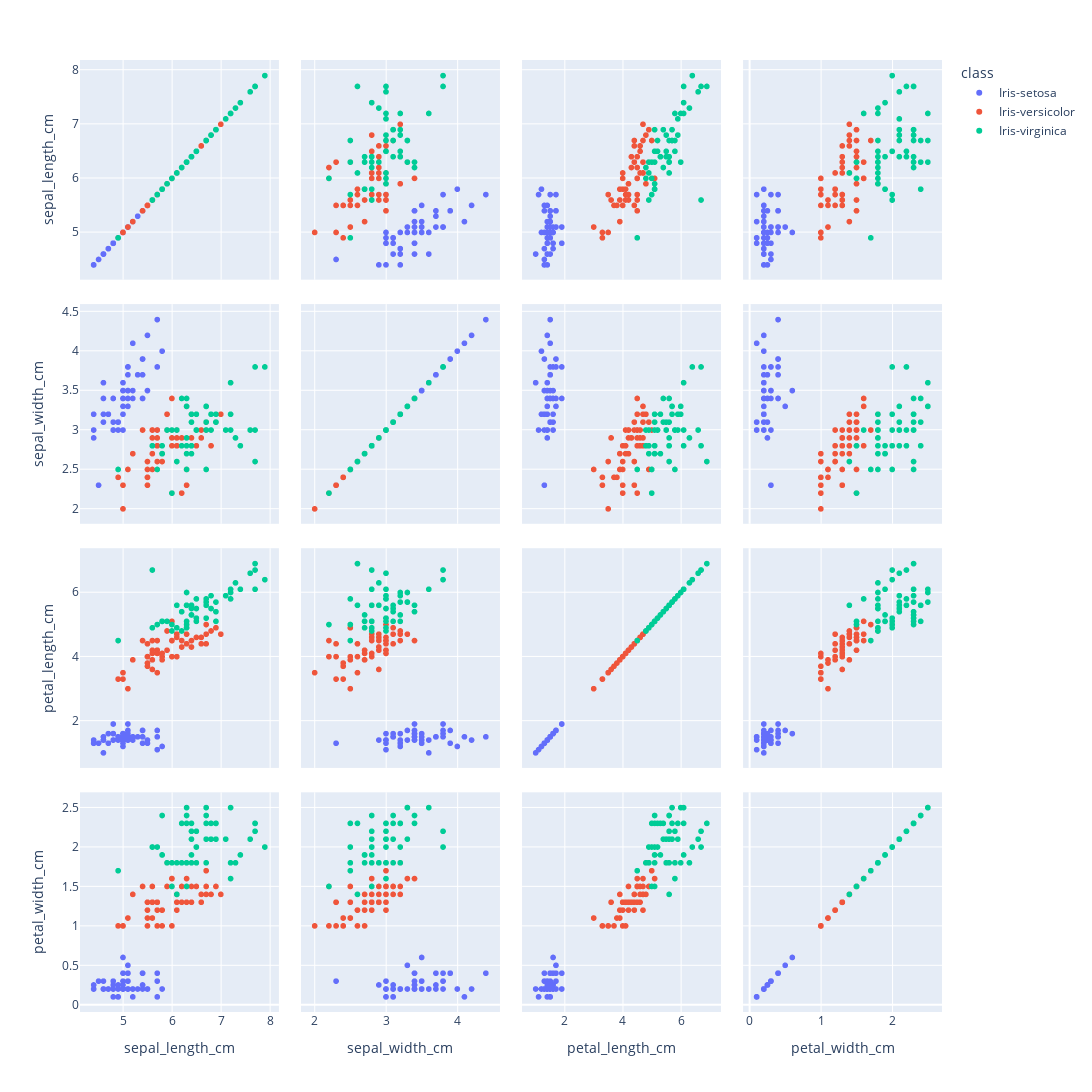

Notebook cell for this chart:
### Code cell
fig = px.scatter_matrix(df, dimensions=['sepal_length_cm', 'sepal_width_cm', 'petal_length_cm', 'petal_width_cm'], color='class', width=width_plot, height=height_plot)

fig.show()

### Figure 1 — Plotly figure (JSON) as saved in the notebook; plotly's stock layout.template omitted (floating-point values rounded to 4 significant figures)
{"data": [{"dimensions": [{"axis": {"matches": true}, "label": "sepal_length_cm", "values": [5.1, 4.9, 4.7, 4.6, 5, 5.4, 4.6, 5, 4.4, 4.9, 5.4, 4.8, 4.8, 5.7, 5.8, 5.7, 5.4, 5.1, 5.7, 5.1, 5.4, 5.1, 4.6, 5.1, 4.8, 5, 5, 5.2, 5.2, 4.7, 4.8, 5.4, 5.2, 5.5, 4.9, 5, 5.5, 4.9, 4.4, 5.1, 5, 4.5, 4.4, 5, 5.1, 4.8, 5.1, 4.6, 5.3, 5]}, {"axis": {"matches": true}, "label": "sepal_width_cm", "values": [3.5, 3, 3.2, 3.1, 3.6, 3.9, 3.4, 3.4, 2.9, 3.1, 3.7, 3.4, 3, 3, 4, 4.4, 3.9, 3.5, 3.8, 3.8, 3.4, 3.7, 3.6, 3.3, 3.4, 3, 3.4, 3.5, 3.4, 3.2, 3.1, 3.4, 4.1, 4.2, 3.1, 3.2, 3.5, 3.1, 3, 3.4, 3.5, 2.3, 3.2, 3.5, 3.8, 3, 3.8, 3.2, 3.7, 3.3]}, {"axis": {"matches": true}, "label": "petal_length_cm", "values": [1.4, 1.4, 1.3, 1.5, 1.4, 1.7, 1.4, 1.5, 1.4, 1.5, 1.5, 1.6, 1.4, 1.1, 1.2, 1.5, 1.3, 1.4, 1.7, 1.5, 1.7, 1.5, 1, 1.7, 1.9, 1.6, 1.6, 1.5, 1.4, 1.6, 1.6, 1.5, 1.5, 1.4, 1.5, 1.2, 1.3, 1.5, 1.3, 1.5, 1.3, 1.3, 1.3, 1.6, 1.9, 1.4, 1.6, 1.4, 1.5, 1.4]}, {"axis": {"matches": true}, "label": "petal_width_cm", "values": [0.2, 0.2, 0.2, 0.2, 0.2, 0.4, 0.3, 0.2511, 0.2511, 0.2511, 0.2511, 0.2511, 0.1, 0.1, 0.2, 0.4, 0.4, 0.3, 0.3, 0.3, 0.2, 0.4, 0.2, 0.5, 0.2, 0.2, 0.4, 0.2, 0.2, 0.2, 0.2, 0.4, 0.1, 0.2, 0.1, 0.2, 0.2, 0.1, 0.2, 0.2, 0.3, 0.3, 0.2, 0.6, 0.4, 0.3, 0.2, 0.2, 0.2, 0.2]}], "hovertemplate": "class=Iris-setosa<br>%{xaxis.title.text}=%{x}<br>%{yaxis.title.text}=%{y}<extra></extra>", "legendgroup": "Iris-setosa", "marker": {"color": "#636efa", "symbol": "circle"}, "name": "Iris-setosa", "showlegend": true, "type": "splom"}, {"dimensions": [{"axis": {"matches": true}, "label": "sepal_length_cm", "values": [7, 6.4, 6.9, 5.5, 6.5, 5.7, 6.3, 4.9, 6.6, 5.2, 5, 5.9, 6, 6.1, 5.6, 6.7, 5.6, 5.8, 6.2, 5.6, 5.9, 6.1, 6.3, 6.1, 6.4, 6.6, 6.8, 6.7, 6, 5.7, 5.5, 5.5, 5.8, 6, 5.4, 6, 6.7, 6.3, 5.6, 5.5, 5.5, 6.1, 5.8, 5, 5.6, 5.7, 5.7, 6.2, 5.1, 5.7]}, {"axis": {"matches": true}, "label": "sepal_width_cm", "values": [3.2, 3.2, 3.1, 2.3, 2.8, 2.8, 3.3, 2.4, 2.9, 2.7, 2, 3, 2.2, 2.9, 2.9, 3.1, 3, 2.7, 2.2, 2.5, 3.2, 2.8, 2.5, 2.8, 2.9, 3, 2.8, 3, 2.9, 2.6, 2.4, 2.4, 2.7, 2.8, 3, 3.4, 3.1, 2.3, 3, 2.5, 2.6, 3, 2.6, 2.3, 2.7, 3, 2.9, 2.9, 2.5, 2.8]}, {"axis": {"matches": true}, "label": "petal_length_cm", "values": [4.7, 4.5, 4.9, 4, 4.6, 4.5, 4.7, 3.3, 4.6, 3.9, 3.5, 4.2, 4, 4.7, 3.6, 4.4, 4.5, 4.1, 4.5, 3.9, 4.8, 4, 4.9, 4.7, 4.3, 4.4, 4.8, 5, 4.5, 3.5, 3.8, 3.7, 3.9, 5.1, 4.5, 4.5, 4.7, 4.4, 4.1, 4, 4.4, 4.6, 4, 3.3, 4.2, 4.2, 4.2, 4.3, 3, 4.1]}, {"axis": {"matches": true}, "label": "petal_width_cm", "values": [1.4, 1.5, 1.5, 1.3, 1.5, 1.3, 1.6, 1, 1.3, 1.4, 1, 1.5, 1, 1.4, 1.3, 1.4, 1.5, 1, 1.5, 1.1, 1.8, 1.3, 1.5, 1.2, 1.3, 1.4, 1.4, 1.7, 1.5, 1, 1.1, 1, 1.2, 1.6, 1.5, 1.6, 1.5, 1.3, 1.3, 1.3, 1.2, 1.4, 1.2, 1, 1.3, 1.2, 1.3, 1.3, 1.1, 1.3]}], "hovertemplate": "class=Iris-versicolor<br>%{xaxis.title.text}=%{x}<br>%{yaxis.title.text}=%{y}<extra></extra>", "legendgroup": "Iris-versicolor", "marker": {"color": "#EF553B", "symbol": "circle"}, "name": "Iris-versicolor", "showlegend": true, "type": "splom"}, {"dimensions": [{"axis": {"matches": true}, "label": "sepal_length_cm", "values": [6.3, 5.8, 7.1, 6.3, 6.5, 7.6, 4.9, 7.3, 6.7, 7.2, 6.5, 6.4, 6.8, 5.7, 5.8, 6.4, 6.5, 7.7, 7.7, 6, 6.9, 5.6, 5.6, 6.3, 6.7, 7.2, 6.2, 6.1, 6.4, 7.2, 7.4, 7.9, 6.4, 6.3, 6.1, 7.7, 6.3, 6.4, 6, 6.9, 6.7, 6.9, 5.8, 6.8, 6.7, 6.7, 6.3, 6.5, 6.2, 5.9]}, {"axis": {"matches": true}, "label": "sepal_width_cm", "values": [3.3, 2.7, 3, 2.9, 3, 3, 2.5, 2.9, 2.5, 3.6, 3.2, 2.7, 3, 2.5, 2.8, 3.2, 3, 3.8, 2.6, 2.2, 3.2, 2.8, 2.8, 2.7, 3.3, 3.2, 2.8, 3, 2.8, 3, 2.8, 3.8, 2.8, 2.8, 2.6, 3, 3.4, 3.1, 3, 3.1, 3.1, 3.1, 2.7, 3.2, 3.3, 3, 2.5, 3, 3.4, 3]}, {"axis": {"matches": true}, "label": "petal_length_cm", "values": [6, 5.1, 5.9, 5.6, 5.8, 6.6, 4.5, 6.3, 5.8, 6.1, 5.1, 5.3, 5.5, 5, 5.1, 5.3, 5.5, 6.7, 6.9, 5, 5.7, 4.9, 6.7, 4.9, 5.7, 6, 4.8, 4.9, 5.6, 5.8, 6.1, 6.4, 5.6, 5.1, 5.6, 6.1, 5.6, 5.5, 4.8, 5.4, 5.6, 5.1, 5.1, 5.9, 5.7, 5.2, 5, 5.2, 5.4, 5.1]}, {"axis": {"matches": true}, "label": "petal_width_cm", "values": [2.5, 1.9, 2.1, 1.8, 2.2, 2.1, 1.7, 1.8, 1.8, 2.5, 2, 1.9, 2.1, 2, 2.4, 2.3, 1.8, 2.2, 2.3, 1.5, 2.3, 2, 2, 1.8, 2.1, 1.8, 1.8, 1.8, 2.1, 1.6, 1.9, 2, 2.2, 1.5, 1.4, 2.3, 2.4, 1.8, 1.8, 2.1, 2.4, 2.3, 1.9, 2.3, 2.5, 2.3, 2.3, 2, 2.3, 1.8]}], "hovertemplate": "class=Iris-virginica<br>%{xaxis.title.text}=%{x}<br>%{yaxis.title.text}=%{y}<extra></extra>", "legendgroup": "Iris-virginica", "marker": {"color": "#00cc96", "symbol": "circle"}, "name": "Iris-virginica", "showlegend": true, "type": "splom"}], "layout": {"dragmode": "select", "height": 1200, "legend": {"title": {"text": "class"}, "tracegroupgap": 0}, "margin": {"t": 60}, "width": 1200}}
